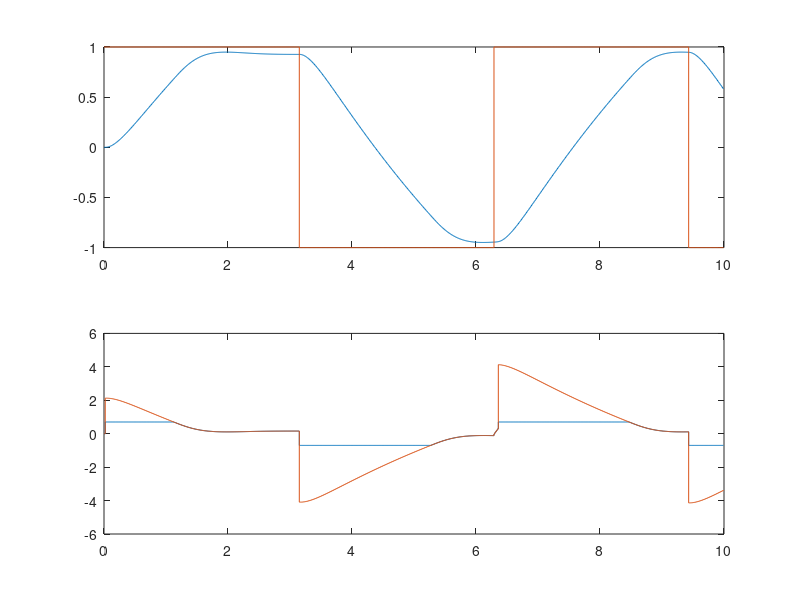

Write MATLAB code to recreate this figure.
clc;
clear all;
close all;
k=6;
T_1=5.1;
T_2=0.2;

%% modułu
Kp=2.125;
Ti=5.1;
Td=0;

%% symetrii
Kp=2.125;
Ti=0.8;
Td=0;

%% układ

Tp = .01

t = 10
M=t/Tp
plotTime = 0:Tp:t-Tp;

w = square(plotTime, 50);
e = zeros(1, M);
y = zeros(1, M);
u = zeros(1, M);
u_b = zeros(1, M);
IAE = zeros(1, M);
ISE = zeros(1, M);

max = .7;
min = -.7;

object_recursive = @(i, u, y)(k*Tp^2*u(i-2)-y(i-2)*(Tp^2-Tp*T_1-Tp*T_2+T_1*T_2)-y(i-1)*(Tp*T_1+Tp*T_2-2*T_1*T_2))/(T_1*T_2);

regulator = @(i, e, y) Kp*(e(i)+Tp/Ti*sum(e)+Td/Tp*(e(i)-e(i-1)));

for i=1:M
    if i > 2
        e(i)=w(i)-y(i-1);
    
        u(i)= regulator(i, e, y);
        
        if abs(u(i)) > 0.3
            u(i)=u(i)-Kp*Tp/Ti*sum(e);
        end
        u_b(i)=u(i);
        
        if u(i) > max
            u(i)=max;
        elseif u(i)<min
            u(i) = min;
        end
    
        y(i)=object_recursive(i, u, y);
        
    else
        e(i) = 1;
        y(i) = 0;
    end
    IAE(i)=sum(abs(e))*Tp;
    ISE(i)=sum(e.^2)*Tp;
end


figure;
subplot(2, 1, 1)

plot(plotTime, y)
hold on
stairs(plotTime, w)

subplot(2, 1, 2)
stairs(plotTime, u)

hold on

stairs(plotTime, u_b)

disp('IAE:')
disp(IAE(M));
disp('ISE:')
disp(ISE(M));